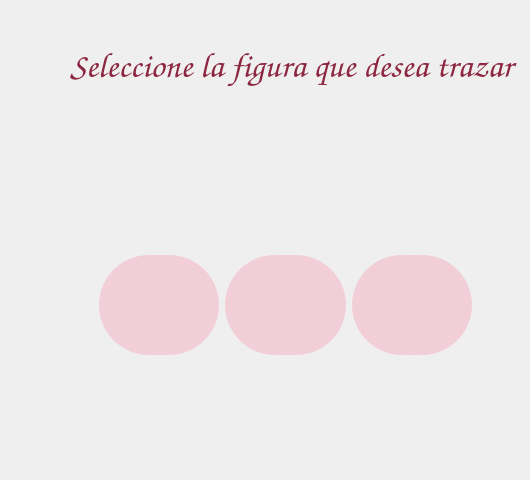
     <widget class="QWidget" name="p_trazo">
      <widget class="QLabel" name="label_4">
       <property name="geometry">
        <rect>
         <x>70</x>
         <y>40</y>
         <width>451</width>
         <height>51</height>
        </rect>
       </property>
       <property name="font">
        <font>
         <family>Z003</family>
         <italic>true</italic>
        </font>
       </property>
       <property name="text">
        <string>&lt;html&gt;&lt;head/&gt;&lt;body&gt;&lt;p&gt;&lt;span style=&quot; font-size:26pt; font-weight:600; color:#8c2641;&quot;&gt;Seleccione la figura que desea trazar &lt;/span&gt;&lt;/p&gt;&lt;/body&gt;&lt;/html&gt;</string>
       </property>
      </widget>
      <widget class="QFrame" name="frame_5">
       <property name="geometry">
        <rect>
         <x>90</x>
         <y>140</y>
         <width>391</width>
         <height>331</height>
        </rect>
       </property>
       <property name="minimumSize">
        <size>
         <width>60</width>
         <height>60</height>
        </size>
       </property>
       <property name="styleSheet">
        <string notr="true">QFrame{
	gridline-color: rgba(255, 255, 255, 0);
}


QPushButton{
 background-color: rgb(242, 206, 216);
  border-radius: 50px;
}</string>
       </property>
       <property name="frameShape">
        <enum>QFrame::NoFrame</enum>
       </property>
       <property name="frameShadow">
        <enum>QFrame::Raised</enum>
       </property>
       <layout class="QHBoxLayout" name="horizontalLayout">
        <item>
         <widget class="QPushButton" name="pushButton_8">
          <property name="minimumSize">
           <size>
            <width>100</width>
            <height>100</height>
           </size>
          </property>
          <property name="styleSheet">
           <string notr="true"/>
          </property>
          <property name="text">
           <string/>
          </property>
          <property name="icon">
           <iconset>
            <normaloff>cuadrado.png</normaloff>cuadrado.png</iconset>
          </property>
          <property name="iconSize">
           <size>
            <width>50</width>
            <height>50</height>
           </size>
          </property>
         </widget>
        </item>
        <item>
         <widget class="QPushButton" name="pushButton_9">
          <property name="minimumSize">
           <size>
            <width>100</width>
            <height>100</height>
           </size>
          </property>
          <property name="styleSheet">
           <string notr="true"/>
          </property>
          <property name="text">
           <string/>
          </property>
          <property name="icon">
           <iconset>
            <normaloff>triangulo.png</normaloff>triangulo.png</iconset>
          </property>
          <property name="iconSize">
           <size>
            <width>50</width>
            <height>50</height>
           </size>
          </property>
         </widget>
        </item>
        <item>
         <widget class="QPushButton" name="pushButton_10">
          <property name="minimumSize">
           <size>
            <width>100</width>
            <height>100</height>
           </size>
          </property>
          <property name="styleSheet">
           <string notr="true"/>
          </property>
          <property name="text">
           <string/>
          </property>
          <property name="icon">
           <iconset>
            <normaloff>circulo.png</normaloff>circulo.png</iconset>
          </property>
          <property name="iconSize">
           <size>
            <width>50</width>
            <height>50</height>
           </size>
          </property>
         </widget>
        </item>
       </layout>
      </widget>
     </widget>
